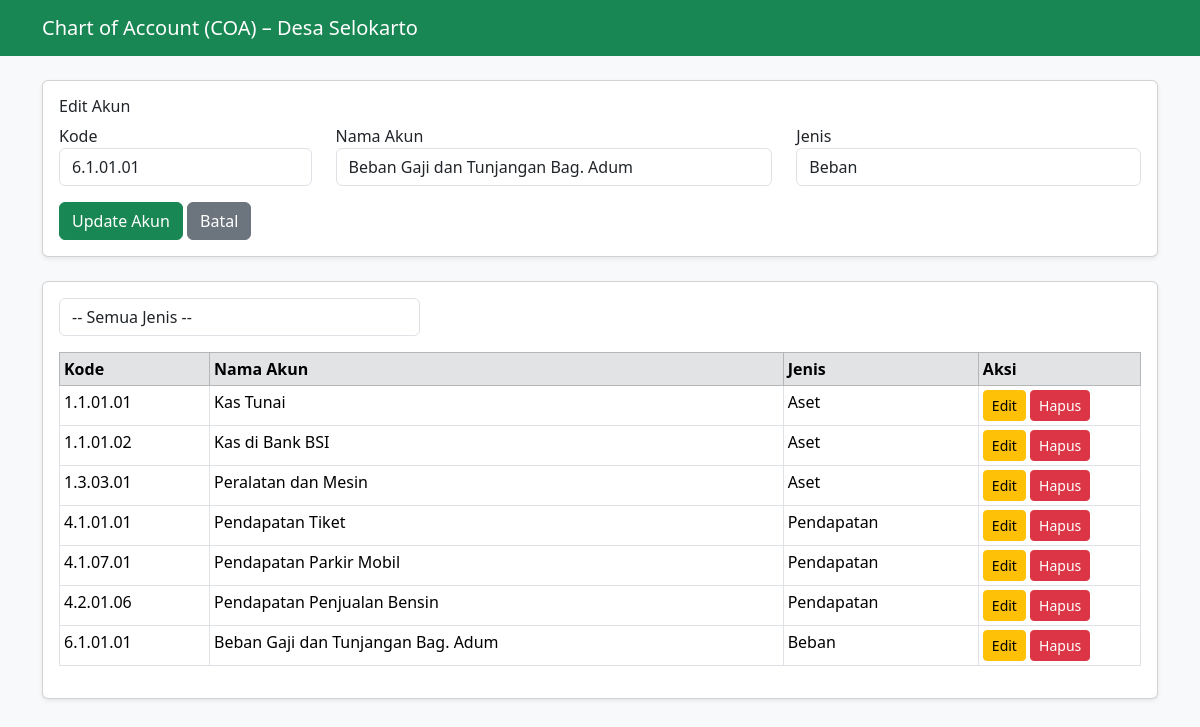
The page /Keuangan_Desa/pages/coa.php?page=coa&edit=13 (signed in) on the database its author committed.
### tables this page shows
CREATE TABLE `coa` (
  `id` int(10) NOT NULL,
  `kode` varchar(15) DEFAULT NULL,
  `nama` varchar(100) DEFAULT NULL,
  `jenis` enum('aset','kewajiban','modal','pendapatan','beban') DEFAULT NULL
);

### Keuangan_Desa/pages/coa.php (the view, shortened to what this page needs)
<?php
require_once __DIR__ . '/../koneksi.php';
$edit = null;
if (isset($_GET['edit'])) {
    $id = intval($_GET['edit']);
    $q = mysqli_query($koneksi, "SELECT * FROM coa WHERE id = $id");
    $edit = mysqli_fetch_assoc($q);
}
$filter = "";
?>
<!DOCTYPE html>
<html>
<head>
    <link href="https://cdn.jsdelivr.net/npm/bootstrap@5.3.2/dist/css/bootstrap.min.css" rel="stylesheet">
</head>
<body class="bg-light">
<nav class="navbar navbar-dark bg-success mb-4">
    <div class="container">
        <span class="navbar-brand">Chart of Account (COA) – Desa Selokarto</span>
    </div>
</nav>
<div class="container">
<div class="card shadow-sm mb-4">
    <div class="card-body">
        <h6><?= $edit ? 'Edit Akun' : 'Tambah Akun' ?></h6>
        <form method="post">
            <div class="row">
                <div class="col-md-3">
                    <label>Kode</label>
                    <input type="text" name="kode" class="form-control"
                           value="<?= $edit['kode'] ?? '' ?>" required>
                </div>
                <div class="col-md-5">
                    <label>Nama Akun</label>
                    <input type="text" name="nama" class="form-control"
                           value="<?= $edit['nama'] ?? '' ?>" required>
                </div>
                <div class="col-md-4">
                    <label>Jenis</label>
                    <select name="jenis" class="form-control">
                        <?php
                        $jenis_list = ['aset','kewajiban','modal','pendapatan','beban'];
                        foreach ($jenis_list as $j) {
                            $sel = ($edit && $edit['jenis'] == $j) ? 'selected' : '';
                            echo "<option value='$j' $sel>" . ucfirst($j) . "</option>";
                        }
                        ?>
                    </select>
                </div>
            </div>
            <button class="btn btn-success mt-3" name="simpan">
                <?= $edit ? 'Update Akun' : 'Simpan Akun' ?>
            </button>
            <?php if ($edit) { ?>
                <a href="?page=coa" class="btn btn-secondary mt-3">Batal</a>
            <?php } ?>
        </form>
    </div>
</div>
<div class="card shadow-sm">
<div class="card-body">
<form method="get" class="mb-3 col-md-4">
    <select name="filter_jenis" class="form-control" onchange="this.form.submit()">
        <option value="">-- Semua Jenis --</option>
    </select>
</form>
<table class="table table-bordered table-sm">
<thead class="table-secondary">
<tr>
    <th>Kode</th>
    <th>Nama Akun</th>
    <th>Jenis</th>
    <th width="15%">Aksi</th>
</tr>
</thead>
<tbody>
<?php
$data = mysqli_query($koneksi, "
    SELECT * FROM coa
    $filter
    ORDER BY kode
");
while ($r = mysqli_fetch_assoc($data)) {
?>
<tr>
    <td><?= $r['kode'] ?></td>
    <td><?= $r['nama'] ?></td>
    <td><?= ucfirst($r['jenis']) ?></td>
    <td>
        <a href="?page=coa&edit=<?= $r['id'] ?>" class="btn btn-warning btn-sm">Edit</a>
        <a href="?page=coa&hapus=<?= $r['id'] ?>"
           onclick="return confirm('Hapus akun ini?')"
           class="btn btn-danger btn-sm">Hapus</a>
    </td>
</tr>
<?php } ?>
</tbody>
</table>
</div>
</div>
</div>
</body>
</html>

### rows shown on the page
coa: kode "6.1.01.01", nama "Beban Gaji dan Tunjangan Bag. Adum", jenis "Beban"
coa: kode "1.1.01.01", nama "Kas Tunai", jenis "Aset"
coa: kode "1.1.01.02", nama "Kas di Bank BSI", jenis "Aset"
coa: kode "1.3.03.01", nama "Peralatan dan Mesin", jenis "Aset"
coa: kode "4.1.01.01", nama "Pendapatan Tiket", jenis "Pendapatan"
coa: kode "4.1.07.01", nama "Pendapatan Parkir Mobil", jenis "Pendapatan"
coa: kode "4.2.01.06", nama "Pendapatan Penjualan Bensin", jenis "Pendapatan"

### other values the page prints
form field jenis "Beban"
